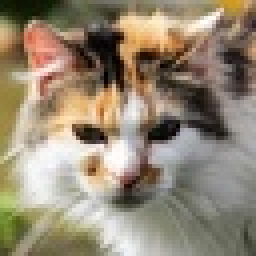
#> input picture data/cats_dogs_faces_small/test/cat/cat_0000.jpg, 64 x 64 px (shown 4 times larger); its folder holds only this picture in this run
$ jupyter execute --allow-errors lab1_numpy_cats_vs_dogs.ipynb
#> lines starting #> are read from the running program, lines starting #| are printed output that depends on the picture
### lab_utils/visualization.py
from __future__ import annotations

import math
from collections import OrderedDict
from typing import Iterable, Sequence

import matplotlib.pyplot as plt
import numpy as np


def _as_numpy_image(image: np.ndarray | Sequence[float]) -> np.ndarray:
    array = np.asarray(image)
    if array.ndim == 3 and array.shape[0] in (1, 3) and array.shape[-1] not in (1, 3):
        array = np.moveaxis(array, 0, -1)
    return array


def show_image_gallery(
    images: Sequence[np.ndarray | Sequence[float]],
    titles: Sequence[str] | None = None,
    *,
    ncols: int = 4,
    figsize: tuple[float, float] = (12, 6),
    suptitle: str | None = None,
) -> tuple[plt.Figure, np.ndarray]:
    """Display a small gallery of RGB or grayscale images."""
    if not images:
        raise ValueError("Expected at least one image.")

    n_images = len(images)
    ncols = max(1, min(ncols, n_images))
    nrows = math.ceil(n_images / ncols)
    fig, axes = plt.subplots(nrows, ncols, figsize=figsize)
    axes = np.atleast_1d(axes).reshape(nrows, ncols)

    for idx, ax in enumerate(axes.flat):
        ax.axis("off")
        if idx >= n_images:
            continue

        image = _as_numpy_image(images[idx])
        if image.ndim == 2 or (image.ndim == 3 and image.shape[-1] == 1):
            ax.imshow(np.squeeze(image), cmap="gray")
        else:
            ax.imshow(image)

        if titles is not None and idx < len(titles):
            ax.set_title(titles[idx])

    if suptitle:
        fig.suptitle(suptitle)
    fig.tight_layout()
    return fig, axes


# [431 lines left out: functions show_tensor_batch, plot_feature_vector, plot_centroid_heatmap, plot_prediction_gallery, plot_class_balance, plot_numeric_distribution and 11 more, not called in this run]


def scale_direction_like_reference(direction, scale: float):
    """Multiply every tensor in a direction dictionary by a scalar."""
    return OrderedDict((name, tensor * scale) for name, tensor in direction.items())


# [291 lines left out: functions orthogonalize_direction_like_reference, compute_loss_landscape_on_plane_like_reference, compute_loss_landscape_like_reference, project_state_to_plane_like_reference, plot_loss_landscape_like_reference, plot_loss_landscape_comparison_like_reference and 1 more, not called in this run]

### labs/lab1_numpy_cats_vs_dogs.ipynb
# Lab 1: NumPy for Cat and Dog Faces

In this notebook, you will treat **cat and dog face images** as NumPy arrays and build a small hand-crafted feature matrix.

This version focuses on core NumPy image operations and keeps the workflow concrete:

- load an image into a NumPy array
- crop and flip with slicing
- normalize to `[0, 1]`
- convert RGB to grayscale
- compute summaries with `axis=`
- apply a small filter with a kernel and matrix multiplication
- flatten an image into one vector
- engineer features with `np.concatenate(...)` and `np.apply_along_axis(...)`
- stack features into a feature matrix for later machine learning work

**Dataset assumption**

Use the curated cat-and-dog-faces dataset extracted into:

`data/cats_dogs_faces_small/`

If it is missing, run:

`uv run python scripts/download_animal_faces.py --force`

[cell 1]
from pathlib import Path
import numpy as np
import matplotlib.pyplot as plt
from PIL import Image
from lab_utils.visualization import (
    plot_feature_vector,
    show_image_gallery,
)


def find_project_root() -> Path:
    for candidate in [Path.cwd().resolve(), *Path.cwd().resolve().parents]:
        if (candidate / "data" / "cats_dogs_faces_small").exists():
            return candidate
    return Path.cwd().resolve()


PROJECT_ROOT = find_project_root()
DATA_ROOT = PROJECT_ROOT / "data" / "cats_dogs_faces_small"
LABELS = ("cat", "dog")
LABEL_TO_INDEX = {"cat": 0, "dog": 1}
STUDENT_ID = 10422021  # Replace with your own student ID.
SEED = int(STUDENT_ID)
IMAGE_EXTENSIONS = ("*.jpg", "*.jpeg", "*.png", "*.bmp", "*.webp")


def label_from_path(path: Path) -> str:
    label = path.parent.name
    if label not in LABEL_TO_INDEX:
        raise ValueError(f"Unexpected label folder: {path}")
    return label


def load_preview_image(path: Path) -> np.ndarray:
    with Image.open(path) as image:
        return np.asarray(image.convert("RGB"))


def shuffled_paths(paths: list[Path], seed_offset: int = 0) -> list[Path]:
    rng = np.random.default_rng(SEED + seed_offset)
    indices = rng.permutation(len(paths))
    return [paths[int(idx)] for idx in indices]


def list_image_paths(split: str, label: str) -> list[Path]:
    split_dir = DATA_ROOT / split / label
    paths = []
    for pattern in IMAGE_EXTENSIONS:
        paths.extend(sorted(split_dir.glob(pattern)))
    return sorted(paths)


def sample_paths(paths: list[Path], count: int, seed_offset: int) -> list[Path]:
    ordered = shuffled_paths(paths, seed_offset=seed_offset)
    return ordered[: min(count, len(ordered))]


def sample_per_class(paths: list[Path], n_per_class: int, seed_offset: int = 0) -> list[Path]:
#> called with n_per_class = 3, seed_offset = 10
    sampled = []
    for label_index, label in enumerate(LABELS):
        label_paths = [path for path in paths if label_from_path(path) == label]
        sampled.extend(sample_paths(label_paths, n_per_class, seed_offset + 50 * label_index))
    return sampled


expected = [
    DATA_ROOT / "train" / "cat",
    DATA_ROOT / "train" / "dog",
    DATA_ROOT / "test" / "cat",
    DATA_ROOT / "test" / "dog",
]
if not all(path.exists() for path in expected):
    raise FileNotFoundError(
        "Cats and dog faces dataset not found. Run scripts/download_animal_faces.py --force first."
    )

TRAIN_PER_CLASS = 40
TEST_PER_CLASS = 10
cat_train_paths = sample_paths(list_image_paths("train", "cat"), TRAIN_PER_CLASS, seed_offset=100)
dog_train_paths = sample_paths(list_image_paths("train", "dog"), TRAIN_PER_CLASS, seed_offset=200)
cat_test_paths = sample_paths(list_image_paths("test", "cat"), TEST_PER_CLASS, seed_offset=300)
dog_test_paths = sample_paths(list_image_paths("test", "dog"), TEST_PER_CLASS, seed_offset=400)
train_paths = shuffled_paths(cat_train_paths + dog_train_paths, seed_offset=500)
test_paths = shuffled_paths(cat_test_paths + dog_test_paths, seed_offset=600)
sample_path = train_paths[0]

print(f"Student ID seed: {STUDENT_ID}")
print(f"Using curated face dataset from: {DATA_ROOT}")
print(f"Train subset: {len(train_paths)} images ({TRAIN_PER_CLASS} per class)")
print(f"Test subset: {len(test_paths)} images ({TEST_PER_CLASS} per class)")

### Visual Helper: Preview the Faces Dataset

Before starting the TODOs, look at a few cat and dog face images from the student-specific subset.

[cell 2]
preview_paths = sample_per_class(train_paths, n_per_class=3, seed_offset=10)
preview_images = [load_preview_image(path) for path in preview_paths]
#> in load_preview_image, image is the input picture: PIL image 64x64 RGB; mean R, G, B 148.5, 135.7, 115.9
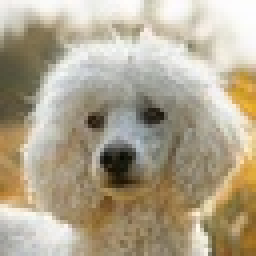
#> input picture data/cats_dogs_faces_small/test/dog/dog_0000.jpg, 64 x 64 px (shown 4 times larger)
#> in load_preview_image, image is the input picture: PIL image 64x64 RGB; mean R, G, B 176.2, 165.5, 143.1
#> preview_images = 2 items
preview_titles = [f"{label_from_path(path)}: {path.name}" for path in preview_paths]
show_image_gallery(
    preview_images,
    titles=preview_titles,
    ncols=3,
    figsize=(10, 6),
    suptitle="Cat and dog face preview",
)
#> in show_image_gallery, `n_images = len(images)`: n_images = 2
#> in show_image_gallery, `nrows = math.ceil(n_images / ncols)`: nrows = 1
#> the loop in show_image_gallery, `for idx, ax in enumerate(axes.flat):` made 2 passes
plt.show()
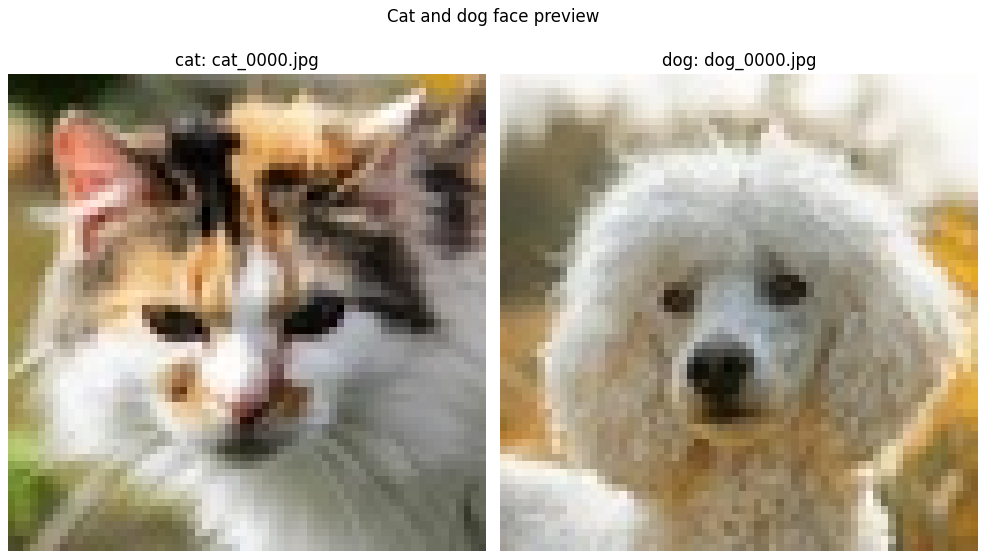
#> figure drawn by matplotlib, 2 panels

## Question 1: Load one image into a NumPy array

Write a function that:

- opens one file from disk
- converts it to RGB
- returns an `H x W x C` NumPy array

This is the starting point for every later NumPy operation in the lab.

[cell 3]
def load_image_np(path: Path) -> np.ndarray:
    # TODO: open the file, convert it to RGB, and return an H x W x C NumPy array.
    raise NotImplementedError("Load one RGB image into a NumPy array.")


#> (the rest of this cell did not finish here and is left out)

## Question 2: Crop the image with slicing

Implement a centered square crop. Keep the crop size at `48 x 48` for the rest of the lab so the crop is visible and later operations stay consistent.

[cell 4]
def center_crop(image: np.ndarray, crop_size: int = 48) -> np.ndarray:
    # TODO: compute the center crop indices and return a square crop.
    raise NotImplementedError("Implement a centered crop with slicing.")


#> (the rest of this cell did not finish here and is left out)

## Question 3: Flip the crop horizontally

Mirror the cropped image from left to right using slicing only.

[cell 5]
def flip_horizontal(image: np.ndarray) -> np.ndarray:
    # TODO: return a left-right flipped copy using slicing.
    raise NotImplementedError("Flip the image horizontally with slicing.")


#> (the rest of this cell did not finish here and is left out)

## Question 4: Normalize pixels to `[0, 1]`

Convert the cropped RGB image from unsigned integers into `float32` values in the range `[0, 1]`.

[cell 6]
def normalize_01(image: np.ndarray) -> np.ndarray:
    # TODO: convert the image to float32 and divide by 255.
    raise NotImplementedError("Normalize pixel values to [0, 1].")


#> (the rest of this cell did not finish here and is left out)

## Question 5: Convert RGB to grayscale

Turn the normalized RGB image into a single grayscale array using standard RGB weights.

[cell 7]
def rgb_to_gray(image_float: np.ndarray) -> np.ndarray:
    # TODO: convert normalized RGB values to one grayscale image.
    raise NotImplementedError("Convert RGB to grayscale.")


#> (the rest of this cell did not finish here and is left out)

## Question 6: Use `axis=` to summarize channels

Compute one mean value per color channel with `axis=(0, 1)`, then choose the brightest channel with `np.argmax(...)`.

[cell 8]
CHANNEL_NAMES = np.array(["red", "green", "blue"])


def channel_summary(image_float: np.ndarray) -> tuple[np.ndarray, int]:
    # TODO: compute per-channel means with axis=(0, 1) and return the brightest channel index.
    raise NotImplementedError("Summarize the RGB channels with axis=(0, 1).")


#> (the rest of this cell did not finish here and is left out)

## Question 7: Apply a filter with a kernel and matrix multiplication

Implement a tiny 2D convolution on the grayscale image. At each location:

1. take a `3 x 3` patch
2. flatten the patch and kernel
3. multiply them with `@`

Use the Laplacian kernel from the setup cell.

[cell 9]
EDGE_KERNEL = np.array(
    [
        [0, 1, 0],
        [1, -4, 1],
        [0, 1, 0],
    ],
    dtype=np.float32,
)
#> EDGE_KERNEL = [[0, 1, 0], [1, -4, 1], [0, 1, 0]]


def convolve2d_matmul(image_gray: np.ndarray, kernel: np.ndarray) -> np.ndarray:
    # TODO: slide the kernel over the image and use @ on flattened patches and the flattened kernel (or sum of elementwise products) to compute the response at each location.
    raise NotImplementedError("Apply a 2D filter with matrix multiplication.")


#> (the rest of this cell did not finish here and is left out)
